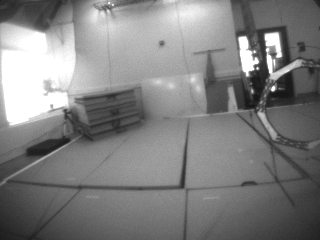
#> input picture examples/minimal_pair/run_20260925T122400/real.png, 320 x 240 px
$ python build_master_guide.py
#> lines starting #> are read from the running program, lines starting #| are printed output that depends on the picture
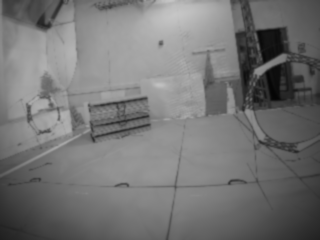
#> input picture examples/minimal_pair/run_20260925T122400/expected_fitted.png, 320 x 240 px
#!/usr/bin/env python3
"""Rebuild the simplified master PDF entirely from packaged source images."""
from pathlib import Path
import json
import shutil
import subprocess
import sys

import numpy as np
from PIL import Image, ImageDraw, ImageFont

ROOT = Path(__file__).resolve().parents[1]
ASSETS = ROOT/'docs/master_assets'
TMP = ROOT/'workspace/pdf_build'
GRAY = np.array([.299,.587,.114])


def font(size):
    try: return ImageFont.truetype('DejaVuSans.ttf', size)
    except OSError: return ImageFont.load_default(size=size)


def gray(path):
    im=np.asarray(Image.open(path).convert('RGB'))
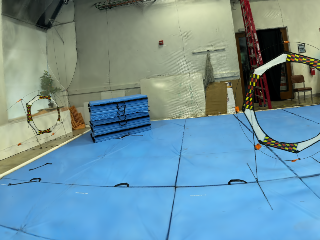
#> input picture examples/minimal_pair/run_20260925T122400/render_rgb.png, 320 x 240 px
#> im is the input picture: shape (240, 320, 3); mean R, G, B 111.2, 146.9, 159.1
    return Image.fromarray(np.rint(im@GRAY).astype(np.uint8)).convert('RGB')
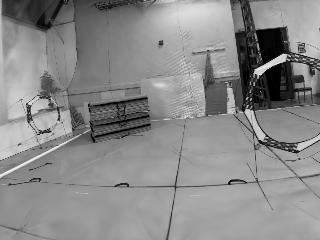
#> returned value: PIL image 320x240 RGB; min 0, max 241, mean 137.6


def row(images, labels, name, scale=2):
#> called with name = 'overview.png', scale = 2
    w,h=320*scale,240*scale
    panel=Image.new('RGB',(len(images)*w,h+50),'white');draw=ImageDraw.Draw(panel)
#> after `panel = Image.new('RGB', (len(images) * w, h + 50), 'white')`: panel: PIL image 1280x530 RGB; every value is 255
    for j,(im,label) in enumerate(zip(images,labels)):
        draw.text((j*w+10,10),label,font=font(24),fill='#173943')
        panel.paste(im.resize((w,h),Image.Resampling.LANCZOS),(j*w,50))
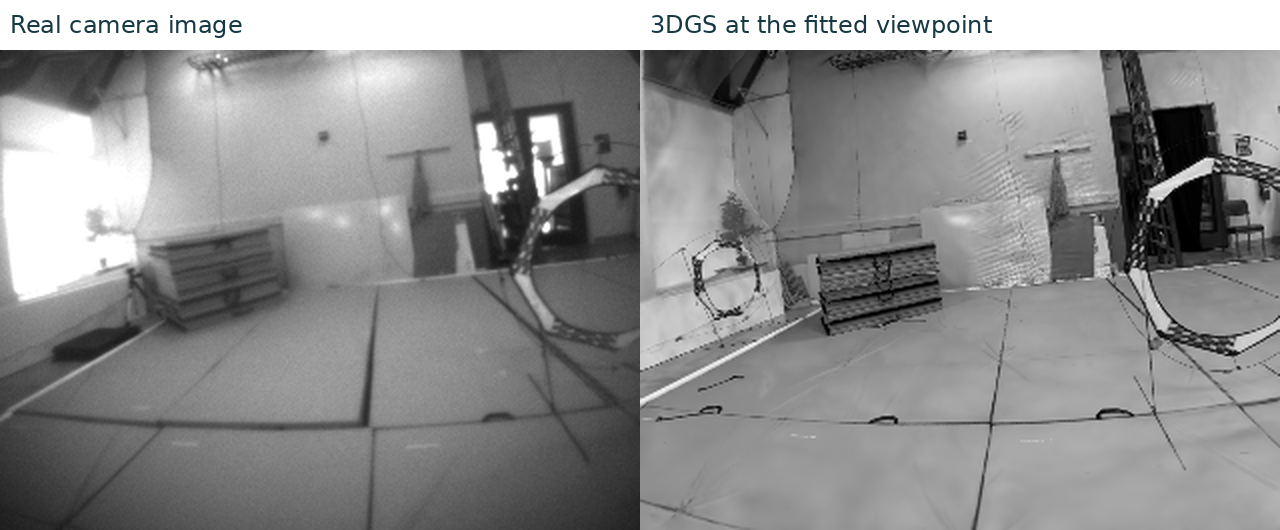
#> panel: PIL image 1280x530 RGB; mean R, G, B 143.3, 143.5, 143.5
    panel.save(ASSETS/name)


def main():
    ASSETS.mkdir(exist_ok=True);TMP.mkdir(parents=True,exist_ok=True)
    base=ROOT/'examples/minimal_pair'
    main=base/'run_20260925T122400'
    real=Image.open(main/'real.png').convert('RGB')
    final=Image.open(main/'expected_fitted.png').convert('RGB')
    aligned=gray(main/'render_rgb.png')
    row([real,aligned],['Real camera image','3DGS at the fitted viewpoint'],'overview.png')
#> (the run stopped early here; a loop or call above may not have finished)
